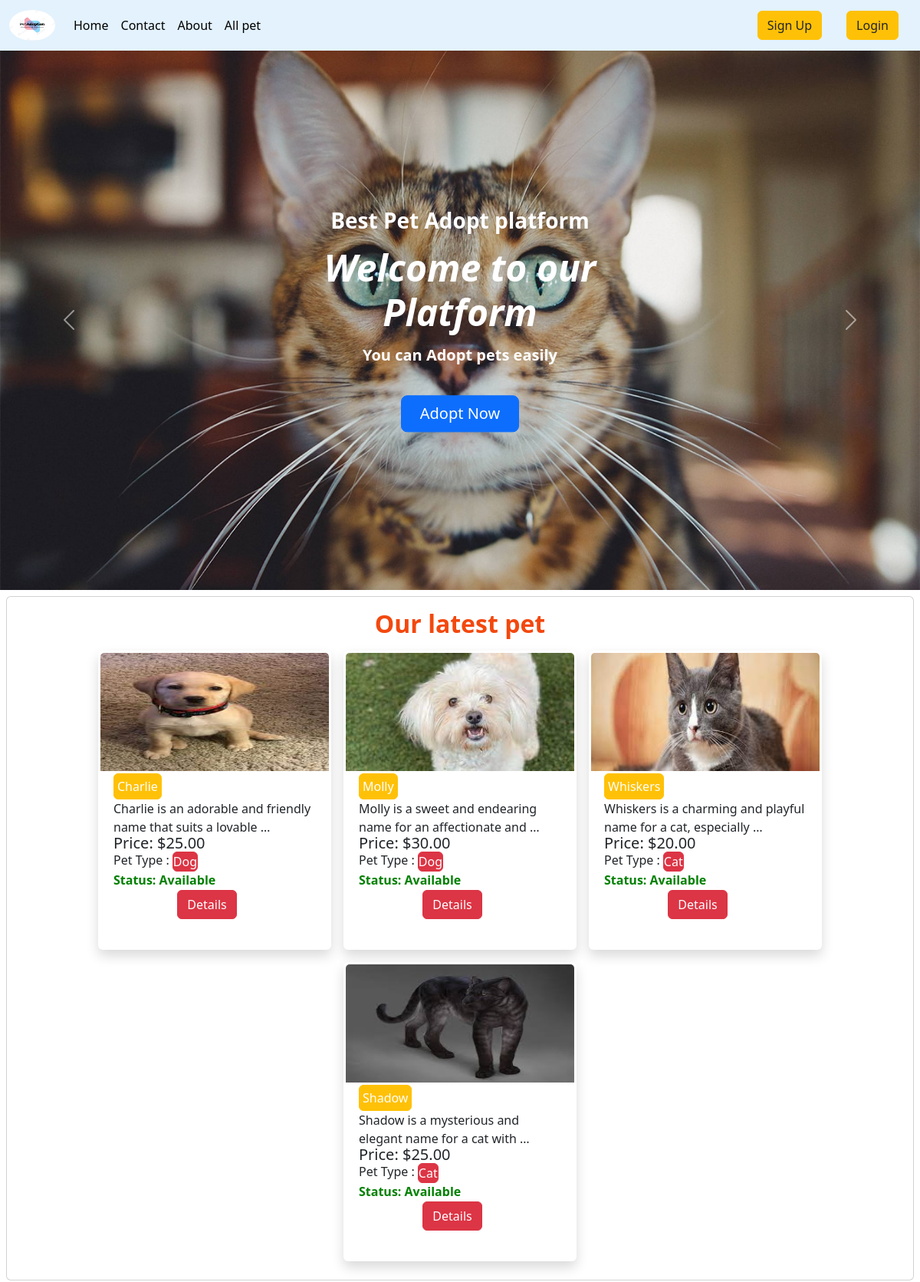
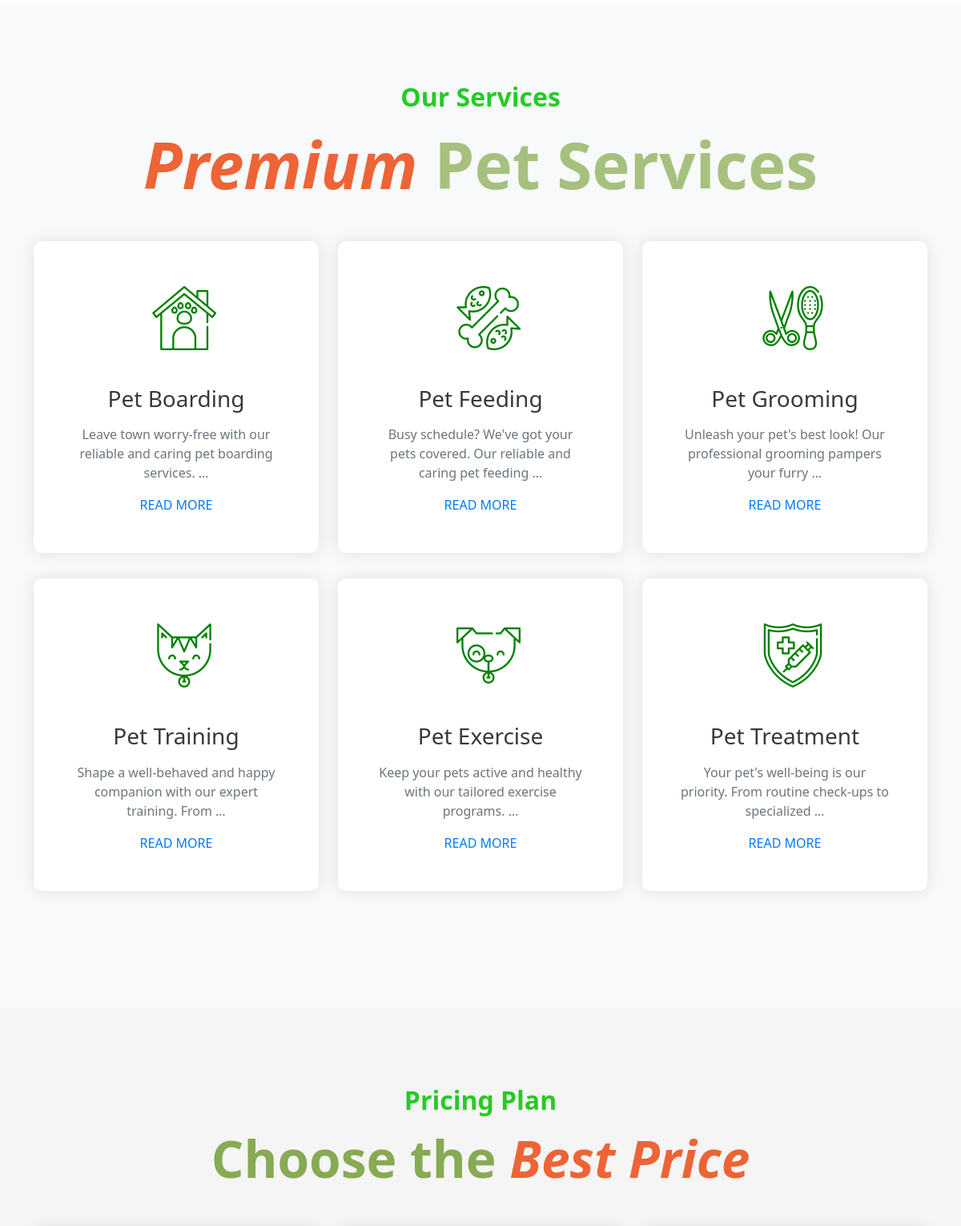
The page / (upper part) on the database its author committed (2 pictures, top to bottom).
### pet/models.py (models this page shows, shortened)
class pets(models.Model):
    user = models.ForeignKey(User, on_delete=models.CASCADE)
    name = models.CharField( max_length=50)
    pet_type = models.ForeignKey(pet_category, on_delete=models.CASCADE)
    discription = models.TextField()
    image = models.FileField(upload_to='pet/media/uploads', blank = True, null = True)
    is_available = models.BooleanField(default=True)
    price = models.DecimalField(max_digits=7, decimal_places=2)

class pet_category(models.Model):
    name = models.CharField(max_length=50)
    slug = models.SlugField(max_length=100,unique=True, null=True, blank=True)
    def __str__(self):
        return self.name

### Pet_Adoption_Platform/views.py (the view)
# urls.py: 2. Add a URL to urlpatterns:  path('', views.home, name='home')
def home(request, pet_slug = None):
    data = pets.objects.all()
    if pet_slug is not None:
        pet_c = pet_category.objects.get(slug = pet_slug)
        data = pets.objects.filter(pet_type = pet_c)
    pet = pet_category.objects.all()
    return render(request, 'home.html', {'data': data, 'pet': pet})

### templates/home.html (shortened to what this page needs)
{% extends "base.html" %}
{% load static %}
{% block css %}
<link rel="stylesheet" href="{% static 'css/card.css' %}">
 <link href="https://cdnjs.cloudflare.com/ajax/libs/font-awesome/5.10.0/css/all.min.css" rel="stylesheet">
 <link href="{% static 'lib/flaticon/font/flaticon.css' %}" rel="stylesheet">
{% endblock  %}
{% block content %}
<div class="container-fluid p-0">
  <div id="carouselExampleControls" class="carousel slide"  data-bs-ride="carousel">
    <div class="carousel-inner" >
      <div class="carousel-item active">
        <img src="{% static 'images/carousel-1.jpg' %}" class="d-block w-100" alt="...">
        <div class="carousel-caption c-caption d-flex flex-column justify-content-center align-items-center text-center">
          <div class="p-3" style="max-width: 900px;">
            <h3 class="text-white mb-3 d-none d-sm-block">Best Pet Adopt platform</h3>
            <h1 class="display-3 text-white mb-3">Welcome to our Platform</h1>
            <h5 class="text-white mb-3 d-none d-sm-block">You can Adopt pets easily</h5>
            <a href="{% url 'all_pet' %}" class="btn btn-lg btn-primary mt-3 mt-md-4 px-4">Adopt Now</a>
          </div>
        </div>
      </div>
    </div>
    <button class="carousel-control-prev" type="button" data-bs-target="#carouselExampleControls" data-bs-slide="prev">
      <span class="carousel-control-prev-icon" aria-hidden="true"></span>
    </button>
    <button class="carousel-control-next" type="button" data-bs-target="#carouselExampleControls" data-bs-slide="next">
      <span class="carousel-control-next-icon" aria-hidden="true"></span>
    </button>
  </div>
</div>
<div class="col-12">
  <div class="card m-2 ">
    <div class="card-body four">
    <div  class='d-flex justify-content-center'>
      <h2 class="latest">Our latest pet</h2>
    </div>
  <div class='d-flex justify-content-center align-items-center  gap-3 flex-wrap p-2' >
    {%  for pet in data|slice:":4" %}
    <div class="card shadow pet-card" style="width: 19rem;">
    <div>
      <img src="{{pet.image.url}}" class="card-img-top" alt="..." style="height:160px">
    </div>
    <div class="card-body">
      <h5 class="card-title"><a class="btn p-1 pet-name btn-warning" href="">{{pet.name}}</a></h5>
      <p class="card-title">{{pet.discription | truncatewords:11}} </p>
      <h5 class="card-title price" style="position: relative; bottom: 23px;">Price: ${{pet.price}}</h5>
      <p class='type'>Pet Type : <button class="btn btn-danger p-0 m-0 ">{{pet.pet_type}}</button></p>
      <div class='available'>
      {% if pet.is_available %}
      <p class="status aavailable">Status: Available</p>
      {% else %}
        <p class="status not-available">Status: Not Available</p>
      {% endif %}
      </div>
       <div class='btnn'>
       <a class="btn btn-danger  m-2" href="{% url 'Details' pet.id %}">Details</a>
      </div>
    </div>
    </div>
  {% endfor %}
  </div>
  </div>
</div>
<div class="container-fluid bg-light pt-5">
  <div class="container py-5">
      <div class="d-flex flex-column text-center mb-5">
          <h2 class="our-services mb-3">Our Services</h2>
          <h1 class="display-4 p-service m-0" style=""><span class="premiums">Premium</span> Pet Services</h1>
      </div>
      <div class="row pb-3">
          <div class="col-md-6 col-lg-4 mb-4">
              <div class="card bg-white mb-2 p-3 p-sm-5">
                  <h3 class="flaticon-house display-3 font-weight-normal text-secondary mb-3"></h3>
                  <h3 class="mb-3">Pet Boarding</h3>
                  <p> {{"Leave town worry-free with our reliable and caring pet boarding services. Your furry friends will enjoy a cozy, secure environment, complete with personalized attention and daily exercise. Trust us to provide a home away from home, ensuring your pets are happy and safe while you're away." | truncatewords:11 }} </p>
                  <a class="text-uppercase font-weight-bold" href="#">Read More</a>
              </div>
          </div>
          <div class="col-md-6 col-lg-4 mb-4">
              <div class="card bg-white mb-2 p-3 p-sm-5">
                  <h3 class="flaticon-food display-3 font-weight-normal text-secondary mb-3"></h3>
                  <h3 class="mb-3">Pet Feeding</h3>
                  <p>{{"Busy schedule? We've got your pets covered. Our reliable and caring pet feeding services ensure your furry friends receive their meals on time, every time. Convenience meets care for happy and healthy pets." | truncatewords:13}}</p>
                  <a class="text-uppercase font-weight-bold" href="#">Read More</a>
              </div>
          </div>
          <div class="col-md-6 col-lg-4 mb-4">
              <div class="card bg-white mb-2 p-3 p-sm-5">
                  <h3 class="flaticon-grooming display-3 font-weight-normal text-secondary mb-3"></h3>
                  <h3 class="mb-3">Pet Grooming</h3>
                  <p>{{"Unleash your pet's best look! Our professional grooming pampers your furry friend with expert care. From baths to stylish trims, we keep them looking and feeling fabulous. Choose us for a tail-wagging grooming experience!" | truncatewords:11}} </p>
                  <a class="text-uppercase font-weight-bold" href="#">Read More</a>
              </div>
          </div>
          <div class="col-md-6 col-lg-4 mb-4">
              <div class="card bg-white mb-2 p-3 p-sm-5">
                  <h3 class="flaticon-cat display-3 font-weight-normal text-secondary mb-3"></h3>
                  <h3 class="mb-3">Pet Training</h3>
                  <p>{{"Shape a well-behaved and happy companion with our expert training. From basic commands to specific challenges, we tailor sessions for your pet's best results. Trust us for a harmonious relationship with your furry friend." | truncatewords:11}}</p>
                  <a class="text-uppercase font-weight-bold" href="#">Read More</a>
              </div>
          </div>
          <div class="col-md-6 col-lg-4 mb-4">
              <div class="card bg-white mb-2 p-3 p-sm-5">
                  <h3 class="flaticon-dog display-3 font-weight-normal text-secondary mb-3"></h3>
                  <h3 class="mb-3">Pet Exercise</h3>
                  <p>{{ "Keep your pets active and healthy with our tailored exercise programs. Our experienced team ensures your furry friends get the physical activity they need, promoting overall well-being. Whether it's a brisk walk or playful activities, we customize routines to suit your pet's energy levels. Choose us for a happy and fit companion." | truncatewords:11 }}</p>
                  <a class="text-uppercase font-weight-bold" href="#">Read More</a>
              </div>
          </div>
          <div class="col-md-6 col-lg-4 mb-4">
              <div class="card bg-white mb-2 p-3 p-sm-5">
                  <h3 class="flaticon-vaccine display-3 font-weight-normal text-secondary mb-3"></h3>
                  <h3 class="mb-3">Pet Treatment</h3>
                  <p>{{"Your pet's well-being is our priority. From routine check-ups to specialized care, trust us for compassionate and professional pet treatment services. Keep your furry friend healthy and happy with our dedicated care." | truncatewords:11}}</p>
                  <a class="text-uppercase font-weight-bold" href="#">Read More</a>
              </div>
          </div>
      </div>
  </div>
</div>
<div class='pricebody '>
  <div class="container-fluid price-bg bg-light pt-5 pb-4" style="background-color: rgb(245, 245, 245) !important; ">
    <div class="container  py-5">
        <div class="d-flex flex-column text-center mb-5">
            <h2 class="pricing-plan mb-3">Pricing Plan</h2>
            <h1 id="subscription" class="display-4 chose m-0">Choose the <span class="best-price">Best Price</span></h1>
        </div>
    </div>
</div>
</div>
{% include "fotter.html" %}
{% endblock  %}

### static/css/card.css (style rules this page uses)
.c-caption { position: absolute; top: 50%; left: 50%; transform: translate(-50%, -50%); }
.c-caption h3, .c-caption h1, .c-caption h5, .c-caption a { max-width: 100%; }
.c-caption h1 { font-size: 3rem; font-weight: bold; font-style: italic; }
.c-caption h3 { font-weight: bold; }
.c-caption h5 { font-weight: bold; }
.card.shadow.pet-card { border: none; height: 390px; transition: transform 0.3s ease-in-out; }
.card.shadow.pet-card .card-body { padding: 1.25rem; }
.card.shadow.pet-card img.card-img-top { border-top-left-radius: 0.5rem; border-top-right-radius: 0.5rem; }
.card.shadow.pet-card h5.card-title a.btn { color: #fff; }
.latest { color: #f3480e; font-weight: bold; }
.card-img-top { height: 130px; padding: 3px; border-radius: 0px 0px 0px 0px; }
.type { position: relative; bottom: 25px; }
.status { font-weight: bold; position: relative; top: 5px; }
.available { color: green; }
.card-title { margin: 0px; position: relative; bottom: 20px; }
.btnn { position: relative; bottom: 65px; display: flex; right: 10px; gap: 10px; justify-content: center; }
.pet-name { position: relative; }
.available { position: relative; bottom: 47px; }
.our-services { font-weight: bold; color: rgb(37, 203, 37) !important; }
.premiums { font-size: 5rem; font-weight: bold; color: #ED6436 !important; font-style: italic; }
.p-service { font-weight: bold !important; font-size: 5rem !important; color: rgb(166, 193, 125) !important; }
.container-fluid.bg-light.pt-5 { background-color: #f8f9fa; padding-top: 50px; padding-bottom: 50px; }
.d-flex.flex-column.text-center.mb-5 h1 { color: #007bff; }
.card.bg-white.mb-2.p-3.p-sm-5 { border: none; border-radius: 10px; box-shadow: 0 0 20px rgba(0, 0, 0, 0.1); }
.card.bg-white.mb-2.p-3.p-sm-5 h3 { color: #343a40; text-align: center; }
.card.bg-white.mb-2.p-3.p-sm-5 p { color: #6c757d; text-align: center; }
.card.bg-white.mb-2.p-3.p-sm-5 a.text-uppercase.font-weight-bold { color: #007bff; text-decoration: none; text-align: center; }
.pricing-plan { font-weight: bold; color: rgb(37, 203, 37) !important; }
.chose { font-size: 4rem !important; font-weight: bold !important; color: rgb(135, 170, 83) !important; }
.best-price { font-size: 4rem; font-weight: bold; font-style: italic; color: #ED6436 !important; }
.card.bg-white.mb-2.p-3.p-sm-5 h3.flaticon-house::before, .card.bg-white.mb-2.p-3.p-sm-5 h3.flaticon-food::before, .card.bg-white.mb-2.p-3.p-sm-5 h3.flaticon-grooming::before, .card.bg-white.mb-2.p-3.p-sm-5 h3.flaticon-cat::before, .card.bg-white.mb-2.p-3.p-sm-5 h3.flaticon-dog::before, .card.bg-white.mb-2.p-3.p-sm-5 h3.flaticon-vaccine::before { font-size: 80px; color: green; margin-bottom: 20px; display: flex; justify-content: center; transition: transform 0.3s ease-in-out; }
.pricebody h1, .pricebody h4 { color: #343a40; }

### rows shown on the page
pets: image (picture), name "Charlie", discription "Charlie is an adorable and friendly name that suits a lovable …", price "25.00", pet_type "Dog", is_available "Status: Available"
pets: image (picture), name "Molly", discription "Molly is a sweet and endearing name for an affectionate and …", price "30.00", pet_type "Dog", is_available "Status: Available"
pets: image (picture), name "Whiskers", discription "Whiskers is a charming and playful name for a cat, especially …", price "20.00", pet_type "Cat", is_available "Status: Available"
pets: image (picture), name "Shadow", discription "Shadow is a mysterious and elegant name for a cat with …", price "25.00", pet_type "Cat", is_available "Status: Available"
